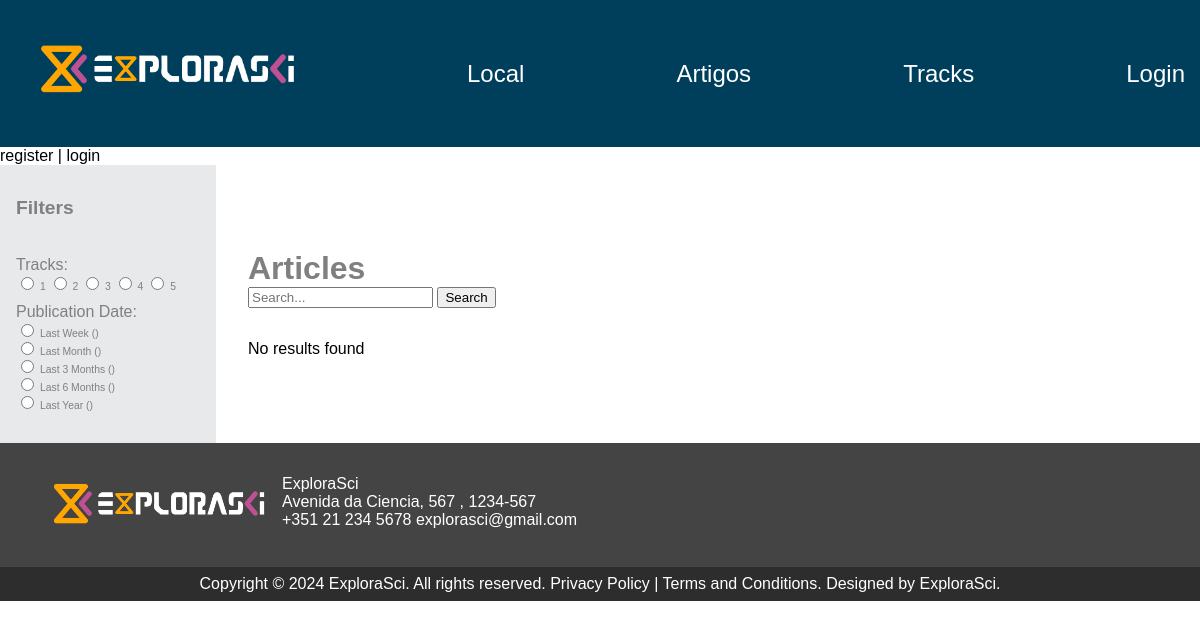
The app's page /articles.php, older data.
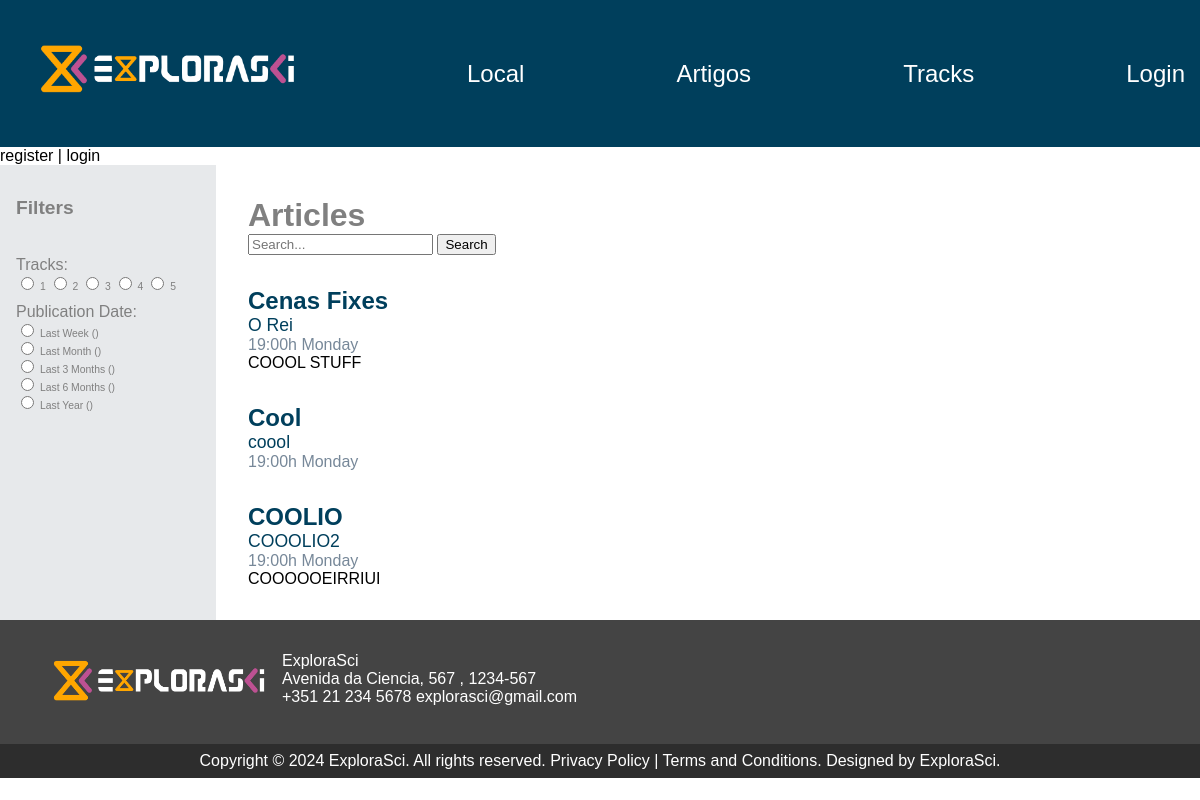
The same page, newer data.
### tables this page shows
CREATE TABLE `artigo` (
  `id` int(11) NOT NULL,
  `titulo` varchar(200) NOT NULL,
  `autores` varchar(200) NOT NULL,
  `descricao` varchar(2000) NOT NULL
);

### articles.php (the view, shortened to what this page needs)
<?php
include "inc/top.inc.php";
?>
<div class="articles-wrapper">
    <div class="filters">
        <span class="filters-title">Filters</span> <br>
        <span class="tracks-title">Tracks:</span>
        <div class="article-tracks">
            <form>
                <label>
                    <input type="radio" name="tracks" value="1">
                    1
                </label>
                <label>
                    <input type="radio" name="tracks" value="2">
                    2
                </label>
                <label>
                    <input type="radio" name="tracks" value="3">
                    3
                </label>
                <label>
                    <input type="radio" name="tracks" value="4">
                    4
                </label>
                <label>
                    <input type="radio" name="tracks" value="5">
                    5
                </label>
            </form>
        </div>
        <span class="date-tile">Publication Date:</span>
        <div class="dates">
            <form class="dates-flex">
                <label>
                    <input type="radio" name="dates" value="1">
                    <span>Last Week ()</span>
                </label>
                <label>
                    <input type="radio" name="dates" value="2">
                    <span>Last Month ()</span>
                </label>
                <label>
                    <input type="radio" name="dates" value="3">
                    <span>Last 3 Months ()</span>
                </label>
                <label>
                    <input type="radio" name="dates" value="4">
                    <span>Last 6 Months ()</span>
                </label>
                <label>
                    <input type="radio" name="dates" value="5">
                    <span>Last Year ()</span>
                </label>
            </form>
        </div>
    </div>
    <div class="articles">
        <div>
            <h1 class="articles-h1">Articles</h1>
            <input type="text" placeholder="Search...">
            <button type="submit">Search</button>
        </div>
        <?php
        include("inc/config.inc.php");
        $sql = "SELECT titulo, autores, descricao FROM artigo";
        $result = $db->query($sql);
        if ($result->num_rows > 0) {
            while ($row = $result->fetch_assoc()) {
                echo "<div class='article-container'>
                        <span class='article-title'>" . $row["titulo"] . "</span>
                        <span class='article-author'>" .  $row["autores"] . "</span>
                        <span class='article-time'>" . '19:00h Monday ' . $row["time"] . "</span>
                        <span class='article-description'>" . $row["descricao"] . "</span>
                    </div>";
                }
        } else {
            echo "<tr><td colspan='4'>No results found</td></tr>";
        }
        ?>
    </div>
</div>
<?php
include "inc/bot.inc.php";
?>

Row changes from the older to the newer data that the page shows:
added artigo: titulo "Cenas Fixes", autores "O Rei", descricao "COOOL STUFF"
added artigo: titulo "cool", autores "coool"
added artigo: titulo "COOLIO", autores "COOOLIO2", descricao "COOOOOEIRRIUI"
Text that changed along with them:
text no longer shown: "No results found"
